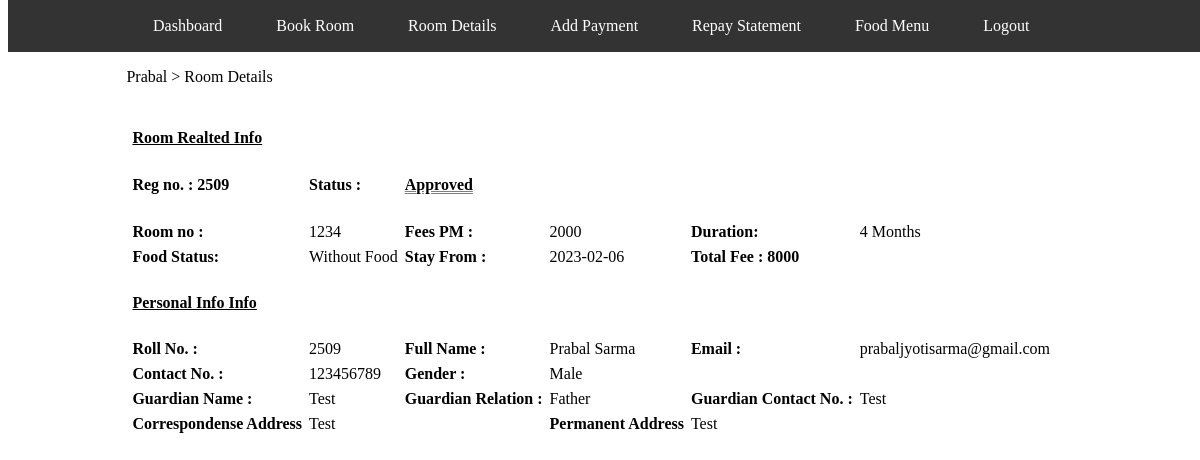
The page /roomde.php (signed in) on the database as committed earlier.
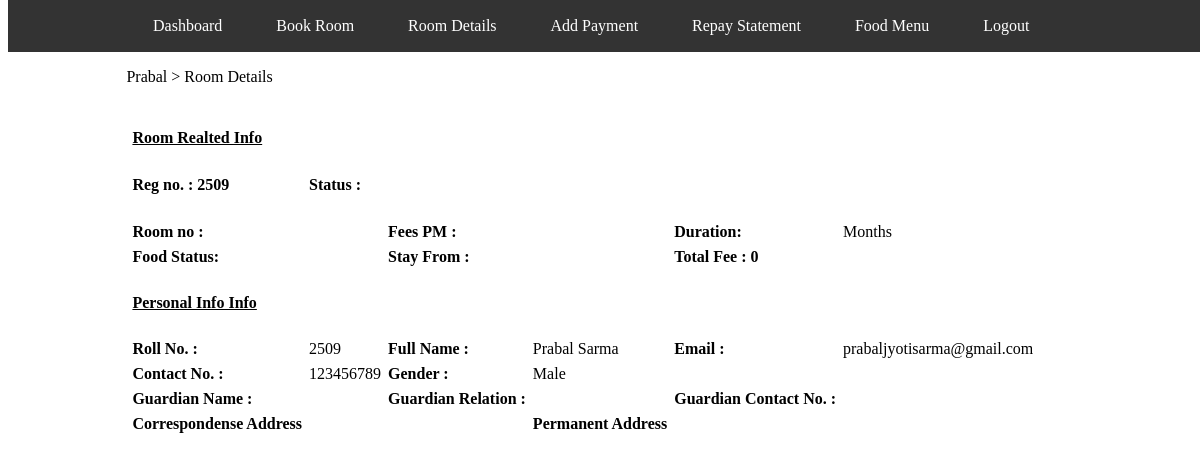
The same page on the database as committed later.
### tables this page shows
CREATE TABLE `bookings` (
  `id` int(255) NOT NULL,
  `roll` int(255) NOT NULL,
  `firstname` varchar(50) NOT NULL,
  `lastname` varchar(50) NOT NULL,
  `phone` varchar(13) NOT NULL,
  `email` varchar(255) NOT NULL,
  `roomno` int(255) NOT NULL,
  `foodoption` tinyint(1) NOT NULL,
  `starting_date` date NOT NULL,
  `end_date` varchar(255) NOT NULL,
  `duration` int(255) NOT NULL,
  `guardian_name` varchar(255) NOT NULL,
  `guardian_contact` varchar(13) NOT NULL,
  `guardian_relation` varchar(50) NOT NULL,
  `city` varchar(50) NOT NULL,
  `state` varchar(40) NOT NULL,
  `pincode` int(25) NOT NULL,
  `status` varchar(30) NOT NULL,
  `paid` tinyint(1) NOT NULL,
  `address` varchar(255) NOT NULL,
  `active` int(255) NOT NULL,
  `repay_table_name` varchar(255) NOT NULL
);

### roomde.php (the view, shortened to what this page needs)
<?php
include './includes/db/config.php';
if (isset($_SESSION['firstname']) && isset($_SESSION['email'])) {
    $firstname = $_SESSION['firstname'];
    $email = $_SESSION['email'];
    $roll = $_SESSION['roll'];
    $lastname = $_SESSION['lastname'];
    $phone = $_SESSION['phone'];
    $booked = $_SESSION['booked'];
} else {
    $firstname = "Hostel Management";
    $email = "guest@hostel.online";
}
if ($booked == 1) {
    $sql = "select * from bookings where roll = '$roll'";
    $res = $conn->query($sql);
    while ($details = $res->fetch_assoc()) {
        $roomno = $details['roomno'];
        if ($details['foodoption'] == 0) {
            $foodstatus = "Without Food";
        } else {
            $foodstatus = "With Food";
        }
        $feespm = 2000;
        $date = $details['starting_date'];
        $duration = $details['duration'];
        $gname = $details['guardian_name'];
        $grel = $details['guardian_relation'];
        $gcontact = $details['guardian_contact'];
        $address = $details['address'];
        $status = $details['status'];
    }
}
?>
<!DOCTYPE html>
<html lang="en">
<head>
    <link rel="stylesheet" href="./includes/css/bookroom.css" />
</head>
<body>
    <div class="container">
        <span>
            <?php echo $firstname; ?> &#62; Room Details
        </span>
    </div>
    <div class="room-details">
        <div class="container">
            <div class="panel panel-default">
                <div class="panel-body">
                    <table id="zcb" class="table table-bordered  dataTable" cellspacing="5">
                        <tbody>
                            <tr>
                                <td colspan="4">
                                    <h4 style="text-decoration: 1px solid underline;">Room Realted Info</h4>
                                </td>
                            </tr>
                            <tr>
                                <td colspan="1"><b>Reg no. :
                                        <?php echo $roll; ?>
                                    </b>
                                </td>
                                <td><b>Status :</b></td>
                                <td style="text-decoration: 1px double grey underline; font-weight: bold;">
                                    <?php echo $status; ?>
                                </td>
                            </tr>
                            <tr>
                                <td style="height: 15px;"><b></b></td>
                            </tr>
                            <tr>
                                <td><b>Room no :</b></td>
                                <td>
                                    <?php echo $roomno; ?>
                                </td>
                                <td><b>Fees PM :</b></td>
                                <td>
                                    <?php echo $feespm; ?>
                                </td>
                                <td><b>Duration:</b></td>
                                <td>
                                    <?php echo $duration . " Months"; ?>
                                </td>
                            </tr>
                            <tr>
                                <td><b>Food Status:</b></td>
                                <td>
                                    <?php echo $foodstatus; ?>
                                </td>
                                <td><b>Stay From :</b></td>
                                <td>
                                    <?php echo $date; ?>
                                </td>
                                <td colspan="6"><b>Total Fee :
                                        <?php echo $feespm * $duration; ?>
                                    </b></td>
                            </tr>
                            <tr>
                                <td colspan="6">
                                    <h4 style="text-decoration: 1px solid underline;">Personal Info Info</h4>
                                </td>
                            </tr>
                            <tr>
                                <td><b>Roll No. :</b></td>
                                <td>
                                    <?php echo $roll; ?>
                                </td>
                                <td><b>Full Name :</b></td>
                                <td>
                                    <?php echo $firstname . ' ' . $lastname; ?>
                                </td>
                                <td><b>Email :</b></td>
                                <td>
                                    <?php echo $email; ?>
                                </td>
                            </tr>
                            <tr>
                                <td><b>Contact No. :</b></td>
                                <td>
                                    <?php echo $phone; ?>
                                </td>
                                <td><b>Gender :</b></td>
                                <td>
                                    <?php echo "Male"; ?>
                                </td>
                            </tr>
                            <tr>
                                <td><b>Guardian Name :</b></td>
                                <td>
                                    <?php echo $gname; ?>
                                </td>
                                <td><b>Guardian Relation :</b></td>
                                <td>
                                    <?php echo $grel; ?>
                                </td>
                                <td><b>Guardian Contact No. :</b></td>
                                <td colspan="6">
                                    <?php echo $gcontact; ?>
                                </td>
                            </tr>
                            <tr>
                                <td><b>Correspondense Address</b></td>
                                <td colspan="2">
                                    <?php echo $address; ?>
                                </td>
                                <td><b>Permanent Address</b></td>
                                <td colspan="2">
                                    <?php echo $address; ?>
                                </td>
                            </tr>
                        </tbody>
                    </table>
                </div>
            </div>
        </div>
    </div>
</body>
</html>

Rows that differ between the two databases and show on the page:
removed bookings: status "Approved", roomno "1234", duration "4", foodoption "Without Food", starting_date "2023-02-06", $feespm*$duration "8000", guardian_name "Test", guardian_relation "Father", guardian_contact "Test", address "Test"
Other text that changed with them:
$feespm * $duration: (not shown) → "0"
$feespm: "2000" → (not shown)
